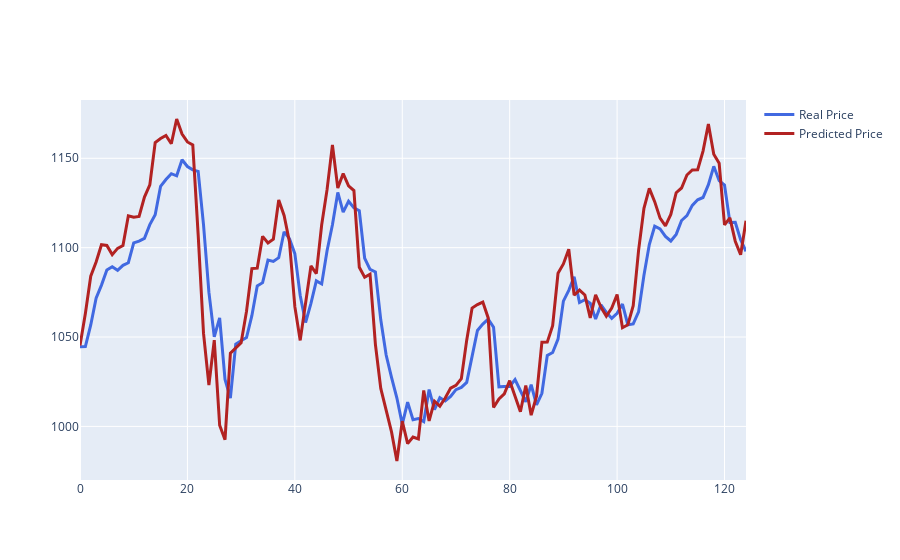

The notebook cell saved with this chart:
### Markdown cell above
# Plotting Real vs Prediced Stock Price for Low Stock

### Code cell
import plotly.graph_objects as go
fig = go.Figure()

fig.add_trace(go.Scatter( y=dataset2.real_stock_price_low, name='Real Price',
                         line=dict(color='royalblue', width=3)))
fig.add_trace(go.Scatter( y=dataset2.predicted_price_low, name = 'Predicted Price',
                         line=dict(color='firebrick', width=3)))
